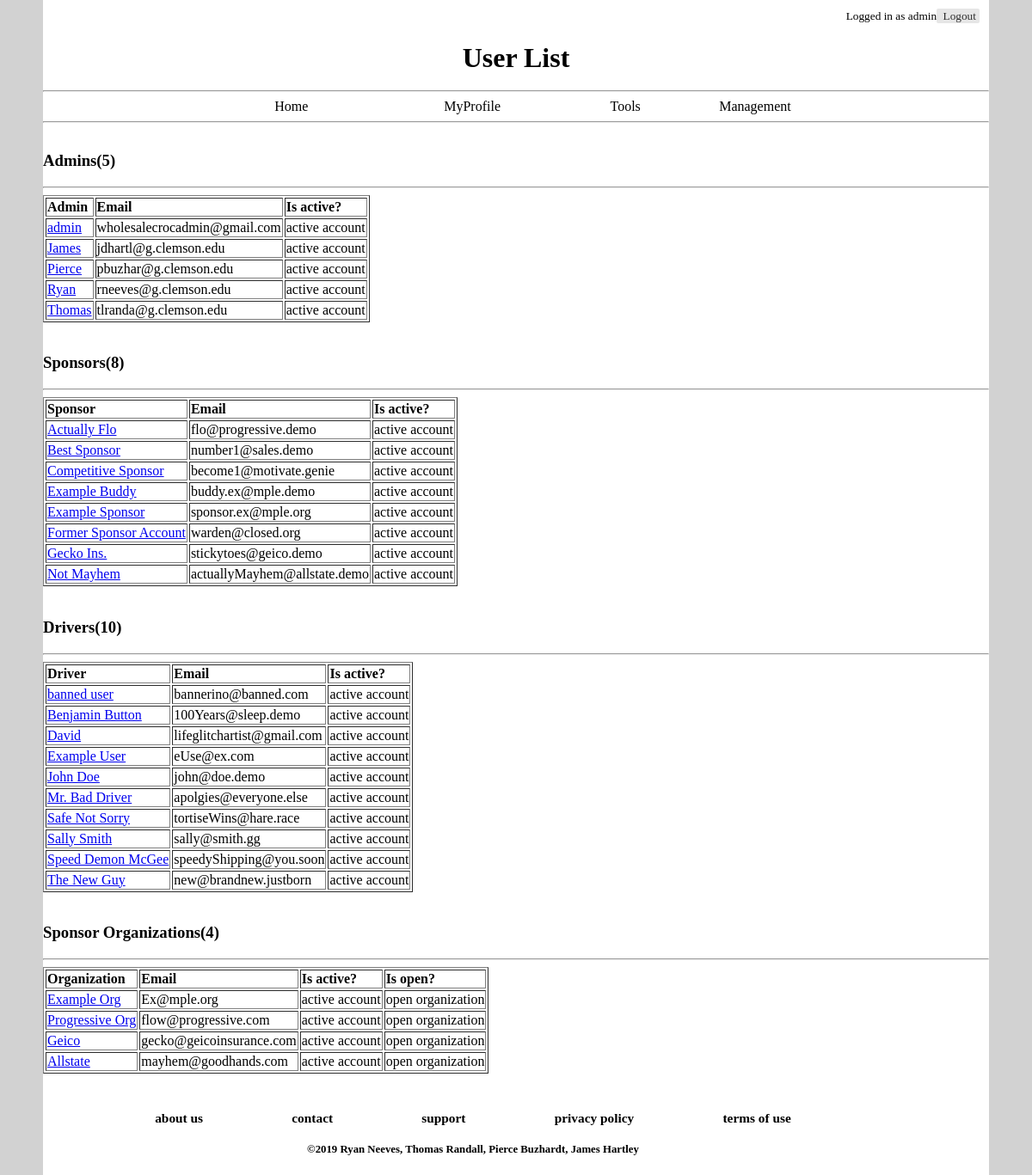
Page /pages/userlist.php (signed in) on the committed database.
### tables this page shows
CREATE TABLE IF NOT EXISTS `account` (
  `account_id` int(11) NOT NULL AUTO_INCREMENT,
  `username` varchar(30) NOT NULL,
  `email_address` varchar(100) NOT NULL,
  `shipping_address` varchar(150) NOT NULL,
  `hashed_password` varchar(255) NOT NULL,
  `role` enum('driver','sponsor','admin') NOT NULL,
  `path_to_pfp` varchar(256) DEFAULT NULL,
  `live_account` INT (1) NULL DEFAULT '1',
  PRIMARY KEY (`account_id`),
  UNIQUE KEY `username` (`username`),
  UNIQUE KEY `email_address` (`email_address`)
);

CREATE TABLE IF NOT EXISTS `sponsor_org` (
  `sponsor_org_id` int(11) NOT NULL AUTO_INCREMENT,
  `org_name` varchar(50) NOT NULL,
  `org_email_address` varchar(100) NOT NULL,
  `org_bio` varchar(500) DEFAULT NULL,
  `org_url` varchar(256) DEFAULT NULL,
  `path_to_org_logo` varchar(256) DEFAULT NULL,
  `points_to_dollars` double NOT NULL,
  `application_open` int(1) NULL DEFAULT '1',
  `live_org` int(1) NULL DEFAULT '1',
  PRIMARY KEY (`sponsor_org_id`),
  UNIQUE KEY `org_name` (`org_name`)
);

### php/config.php (called while the page is built, shortened)
<?php
  $dbhost = "driverdb.cgbvpo0s4pjx.us-east-1.rds.amazonaws.com";
  $dbuser = "DrvrRwrds_1rtc";
  $dbpass = "TenRats10";
  $database = "DriverRewards4910";
?>

### php/mysqlClass.php (called while the page is built, shortened)
<?php
class mysql_db {
  public $db_connect_id;
  function __construct($dbhost, $dbuser, $dbpass, $database) {
    $this->server = $dbhost;
    $this->user = $dbuser;
    $this->password = $dbpass;
    $this->dbname = $database;
    $this->db_connect_id = new mysqli($this->server,$this->user,$this->password,$this->dbname);
    if($this->db_connect_id->connect_error) {
      die("Connection failed: " . $this->db_connect_id->connect_error);
    }
    else { return $this->db_connect_id; }
  }
  function query($query) {
    return mysqli_query($this->db_connect_id, $query);
  }
}
include_once ("config.php");
$db = new mysql_db($dbhost, $dbuser, $dbpass, $database);
?>

### pages/userlist.php (the view, shortened to what this page needs)
<!DOCTYPE HTML>
<html>
<?php $title = 'User List';
include('../php/header.php'); ?>
<main>
    <?php
    if (isset($role)) {
        $role_viewing = $role;
        if ($role_viewing == "admin") {
            echo "<h3>Admins(";
            $query = "SELECT `username`, `account_id`, `email_address`, `live_account`, `path_to_pfp` FROM `account` WHERE role = 'admin' ORDER BY `username`";
            $result = $db->query($query);
            $acc_nums = mysqli_num_rows($result);
            echo "$acc_nums)</h3><p><hr>";
            if (!$result || mysqli_num_rows($result) == 0) {
                echo("<p class =\"errorText\">This shouldn't be possible. Notify support please if you see this.</p>");
            } else {
                $count = 0;
                $return_string = "<table border =\"1\"><tr><td><b>Admin</b></td><td><b>Email</b></td><td><b>Is active?</b></td></tr>";
                while ($count != mysqli_num_rows($result)) {
                    for ($i = 0; $i < 4 && $result_row = mysqli_fetch_array($result); $i = $i + 1) {
                        $return_string .= "<tr valign=\"top\" style=\"padding-top: 25px; padding-bottom: 25px;\">";
                        $count++;
                        $user = $result_row['username'];
                        $id = $result_row['account_id'];
                        $email = $result_row['email_address'];
                        $live = $result_row['live_account'];
                        $return_string .= "<td><a href=../pages/viewaccount.php?viewid=" . $id . ">$user</a></td><td>$email</td><td>";
                        if ($live == '1')
                            $return_string .= "active account</td>";
                        else
                            $return_string .= "inactive account</td>";
                        $return_string .= "</tr>";
                    }
                }
                $return_string .= "</table><br/>";
                echo "$return_string";
            }
            echo "<h3>Sponsors(";
            $query = "SELECT `username`, `account_id`, `email_address`, `live_account`, `path_to_pfp` FROM `account` WHERE role = 'sponsor' ORDER BY `username`";
            $result = $db->query($query);
            $acc_nums = mysqli_num_rows($result);
            echo "$acc_nums)</h3><p><hr>";
            if (!$result || mysqli_num_rows($result) == 0) {
                echo("<p class =\"errorText\">There are no sponsors to display.</p>");
            } else {
                $count = 0;
                $return_string = "<table border =\"1\"><tr><td><b>Sponsor</b></td><td><b>Email</b></td><td><b>Is active?</b></td></tr>";
                while ($count != mysqli_num_rows($result)) {
                    for ($i = 0; $i < 4 && $result_row = mysqli_fetch_array($result); $i = $i + 1) {
                        $return_string .= "<tr valign=\"top\" style=\"padding-top: 25px; padding-bottom: 25px;\">";
                        $count++;
                        $user = $result_row['username'];
                        $id = $result_row['account_id'];
                        $email = $result_row['email_address'];
                        $live = $result_row['live_account'];
                        $return_string .= "<td><a href=../pages/viewaccount.php?viewid=" . $id . ">$user</a></td><td>$email</td><td>";
                        if ($live == '1')
                            $return_string .= "active account</td>";
                        else
                            $return_string .= "inactive account</td>";
                        $return_string .= "</tr>";
                    }
                }
                $return_string .= "</table><br/>";
                echo "$return_string";
            }
            echo "<h3>Drivers(";
            $query = "SELECT `username`, `account_id`, `email_address`, `live_account`, `path_to_pfp` FROM `account` WHERE role = 'driver' ORDER BY `username`";
            $result = $db->query($query);
            $acc_nums = mysqli_num_rows($result);
            echo "$acc_nums)</h3><p><hr>";
            if (!$result || mysqli_num_rows($result) == 0) {
                echo("<p class =\"errorText\">There are no drivers to display.</p>");
            } else {
                $count = 0;
                $return_string = "<table border =\"1\"><tr><td><b>Driver</b></td><td><b>Email</b></td><td><b>Is active?</b></td></tr>";
                while ($count != mysqli_num_rows($result)) {
                    for ($i = 0; $i < 4 && $result_row = mysqli_fetch_array($result); $i = $i + 1) {
                        $return_string .= "<tr valign=\"top\" style=\"padding-top: 25px; padding-bottom: 25px;\">";
                        $count++;
                        $user = $result_row['username'];
                        $id = $result_row['account_id'];
                        $email = $result_row['email_address'];
                        $live = $result_row['live_account'];
                        $return_string .= "<td><a href=../pages/viewaccount.php?viewid=" . $id . ">$user</a></td><td>$email</td><td>";
                        if ($live == '1')
                            $return_string .= "active account</td>";
                        else
                            $return_string .= "inactive account</td>";
                        $return_string .= "</tr>";
                    }
                }
                $return_string .= "</table><br/>";
                echo "$return_string";
            }
            echo "<h3>Sponsor Organizations(";
            $query = "SELECT `org_name`, `path_to_org_logo`, `live_org`, `org_email_address`, `sponsor_org_id`, `application_open` FROM `sponsor_org` WHERE 1";
            $result = $db->query($query);
            $acc_nums = mysqli_num_rows($result);
            echo "$acc_nums)</h3><p><hr>";
            if (!$result || mysqli_num_rows($result) == 0) {
                echo("<p class =\"errorText\">There are no sponsor organizations to display.</p>");
            } else {
                $count = 0;
                $return_string = "<table border =\"1\"><tr><td><b>Organization</b></td><td><b>Email</b></td><td><b>Is active?</b></td><td><b>Is open?</b></td></tr>";
                while ($count != mysqli_num_rows($result)) {
                    for ($i = 0; $i < 6 && $result_row = mysqli_fetch_array($result); $i = $i + 1) {
                        $return_string .= "<tr valign=\"top\" style=\"padding-top: 25px; padding-bottom: 25px;\">";
                        $count++;
                        $org_name = $result_row['org_name'];
                        $alive = $result_row['live_org'];
                        $app_open = $result_row['application_open'];
                        $email = $result_row['org_email_address'];
                        $org_id = $result_row['sponsor_org_id'];
                        $return_string .= "<td><a href='../pages/view_org.php?view_org=" . $org_id . "'>$org_name</a></td><td>$email</td><td>";
                        if ($alive == '1') $return_string .= "active account</td><td>";
                        else $return_string .= "inactive account</td><td>";
                        if ($app_open == 1) $return_string .= "open organization</td>";
                        else $return_string .= "closed organization</td>";
                        $return_string .= "</tr>";
                    }
                }
                $return_string .= "</table><br/>";
                echo "$return_string";
            }
        } else {
            echo "You lack the permissions to view this page.";
        }
    } else {
        echo "You are not logged in.";
    }
    ?>
</main>
<?php include('../php/footer.php'); ?>
</html>

### php/sqlconnect.php (shortened to what this page needs)
<?php
@include_once('./mysqlClass.php');
@include_once('../php/mysqlClass.php');
if (!isset($_SESSION["user_id"])) {
} else {
    $id = $_SESSION["user_id"];
    $sql = "SELECT username,role FROM account WHERE account_id = '$id'";
    $result = $db->query($sql);
    if ($row = $result->fetch_assoc()) {
        $role = $row["role"];
    }
}
function displayLogin($logged_in, $login_name)
{
    if ($logged_in == true) {
        echo "Logged in as " . $login_name . "<a class='button' href='../pages/logout.php'> Logout</a>";
    } else {
        echo "<a class='button' href=\"./login.php\">Login</a>";
        echo "	<a class = 'button' href=\"./register.php\">Register</a>";
    }
}
?>

### rows in the picture
account: role "admin", username "admin", email_address "wholesalecrocadmin@gmail.com", live_account "active account"
account: username "James", email_address "jdhartl@g.clemson.edu", live_account "active account"
account: username "Pierce", email_address "pbuzhar@g.clemson.edu", live_account "active account"
account: username "Ryan", email_address "rneeves@g.clemson.edu", live_account "active account"
account: username "Thomas", email_address "tlranda@g.clemson.edu", live_account "active account"
account: username "Actually Flo", email_address "flo@progressive.demo", live_account "active account"
account: username "Best Sponsor", email_address "number1@sales.demo", live_account "active account"
account: username "Competitive Sponsor", email_address "become1@motivate.genie", live_account "active account"
account: username "Example Buddy", email_address "buddy.ex@mple.demo", live_account "active account"
account: username "Example Sponsor", email_address "sponsor.ex@mple.org", live_account "active account"
account: username "Former Sponsor Account", email_address "warden@closed.org", live_account "active account"
account: username "Gecko Ins.", email_address "stickytoes@geico.demo", live_account "active account"
account: username "Not Mayhem", email_address "actuallyMayhem@allstate.demo", live_account "active account"
account: username "banned user", email_address "bannerino@banned.com", live_account "active account"
account: username "Benjamin Button", email_address "100Years@sleep.demo", live_account "active account"
account: username "David", email_address "lifeglitchartist@gmail.com", live_account "active account"
account: username "Example User", email_address "eUse@ex.com", live_account "active account"
account: username "John Doe", email_address "john@doe.demo", live_account "active account"
account: username "Mr. Bad Driver", email_address "apolgies@everyone.else", live_account "active account"
account: username "Safe Not Sorry", email_address "tortiseWins@hare.race", live_account "active account"
account: username "Sally Smith", email_address "sally@smith.gg", live_account "active account"
account: username "Speed Demon McGee", email_address "speedyShipping@you.soon", live_account "active account"
account: username "The New Guy", email_address "new@brandnew.justborn", live_account "active account"
sponsor_org: org_name "Example Org", org_email_address "Ex@mple.org", live_org "active account", application_open "open organization"
sponsor_org: org_name "Progressive Org", org_email_address "flow@progressive.com", live_org "active account", application_open "open organization"
sponsor_org: org_name "Geico", org_email_address "gecko@geicoinsurance.com", live_org "active account", application_open "open organization"
sponsor_org: org_name "Allstate", org_email_address "mayhem@goodhands.com", live_org "active account", application_open "open organization"

### other values in the picture
$title "User List"
$acc_nums "5"
$acc_nums "8"
$acc_nums "10"
$acc_nums "4"
